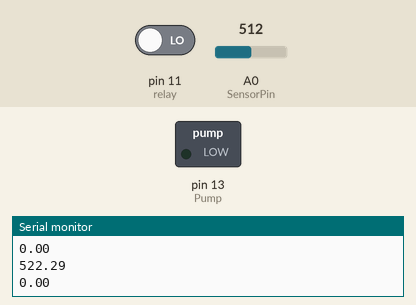
Simulated run of this sketch. Board: Arduino Uno, built with avr-gcc and run on an emulated ATmega328P. Parts: switched loads named in the sketch (green lamp = pin HIGH), the last lines printed to the serial monitor. Inputs (shaded band) come from the test bench; at power-on: A0 (SensorPin) = 512, pin 11 (relay) LOW.

Above: at 1.2 s.
1.3 s: A0 (SensorPin) set to 768
3.5 s: A0 (SensorPin) set to 796
At 4.6 s:
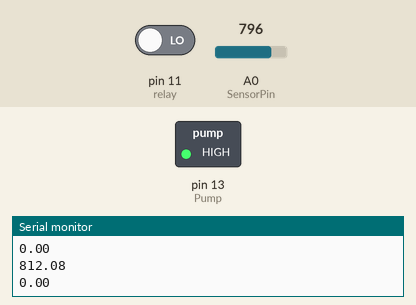
5.4 s: A0 (SensorPin) set to 502
7.3 s: A0 (SensorPin) set to 482
At 8.9 s:
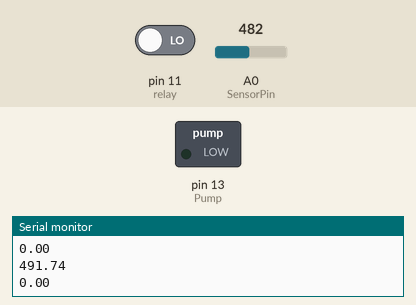
9.2 s: A0 (SensorPin) set to 810
At 10.3 s:
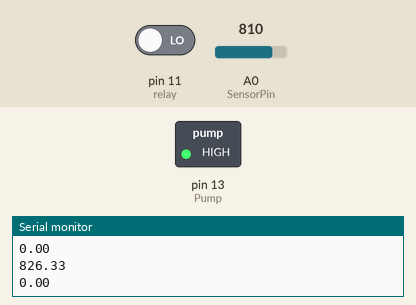
Timing chart, 0 to 11.8 s (numbered marks = the images above; inputs shaded):
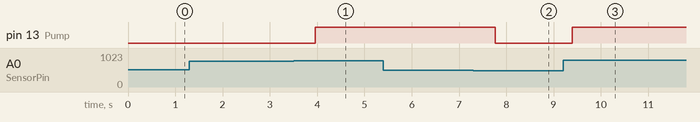

The sketch:

soilmoisture.ino
```cpp
#define SensorPin A0
#define Baudrate 9600
#define Pump 13
#define relay 11
float sensorValue = 0;
float outputvalue = 0;
void setup() {
  // put your setup code here, to run once:

Serial.begin(Baudrate);
pinMode(SensorPin,INPUT);
pinMode(Pump,OUTPUT);
digitalWrite(Pump,LOW);
pinMode(relay,INPUT);

}

void loop() {
 //  put your main code here, to run repeatedly:
 for (int i = 0; i <= 100; i++)
 {
   sensorValue = sensorValue + analogRead(SensorPin);
   delay(1);
 }
 sensorValue = sensorValue/100.0;
 Serial.println(sensorValue);
 delay(30);
 if(sensorValue > 800)
 {
  digitalWrite(Pump,HIGH);

 }
 else if(sensorValue < 500)
 {
  digitalWrite(Pump,LOW);
 }

 outputvalue = digitalRead(relay);
 Serial.println(outputvalue);
 delay(400);


}
```

Measured:
- the behaviour switches between 784 and 785 on A0 (SensorPin) (found by bisection; images 0 and 1)
- the behaviour switches between 491 and 490 on A0 (SensorPin) (found by bisection; images 1 and 2)
- after the input at 3.5 s, pin 13 (Pump): LOW → HIGH after 0.45 s
- after the input at 7.3 s, pin 13 (Pump): HIGH → LOW after 0.47 s
- after the input at 9.2 s, pin 13 (Pump): LOW → HIGH after 0.20 s
